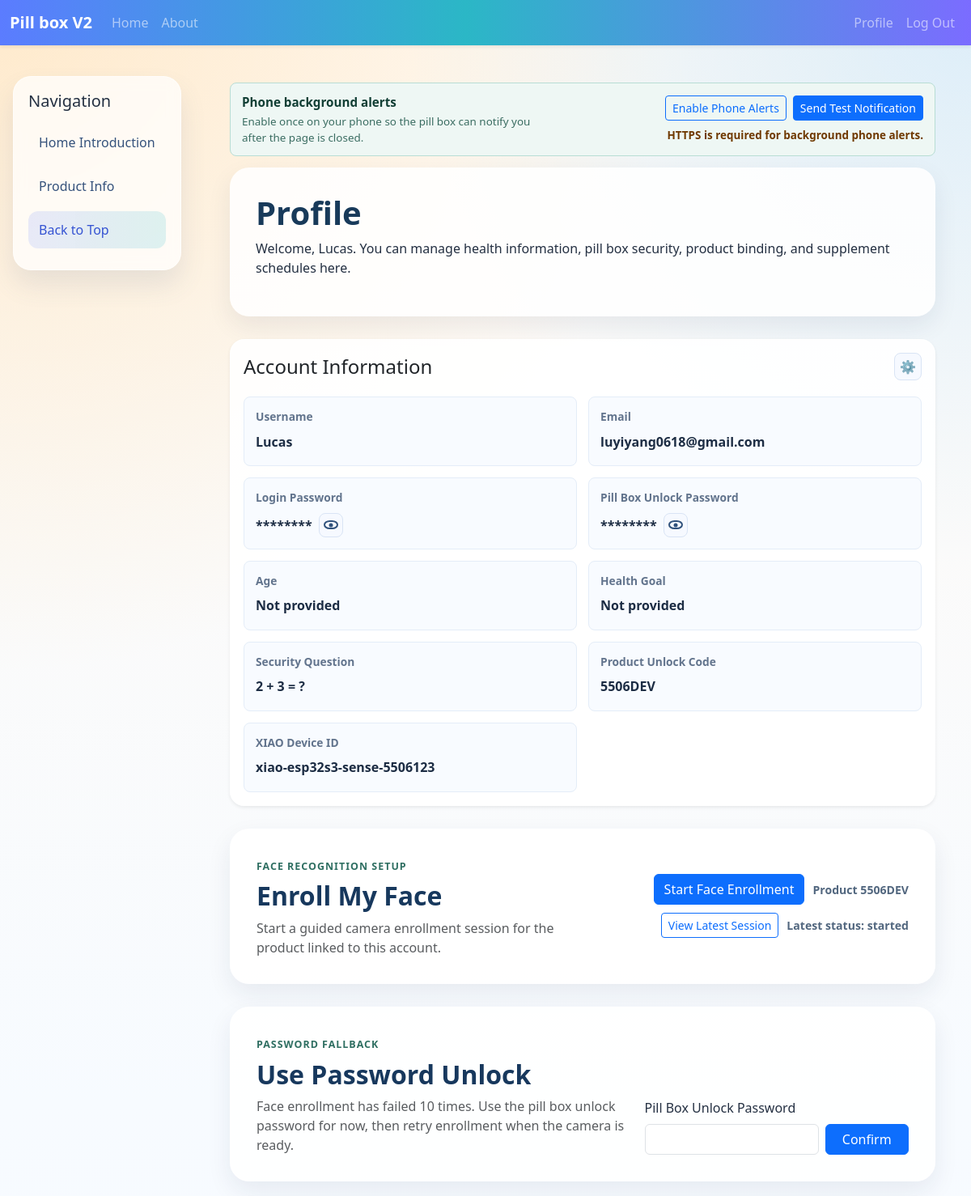
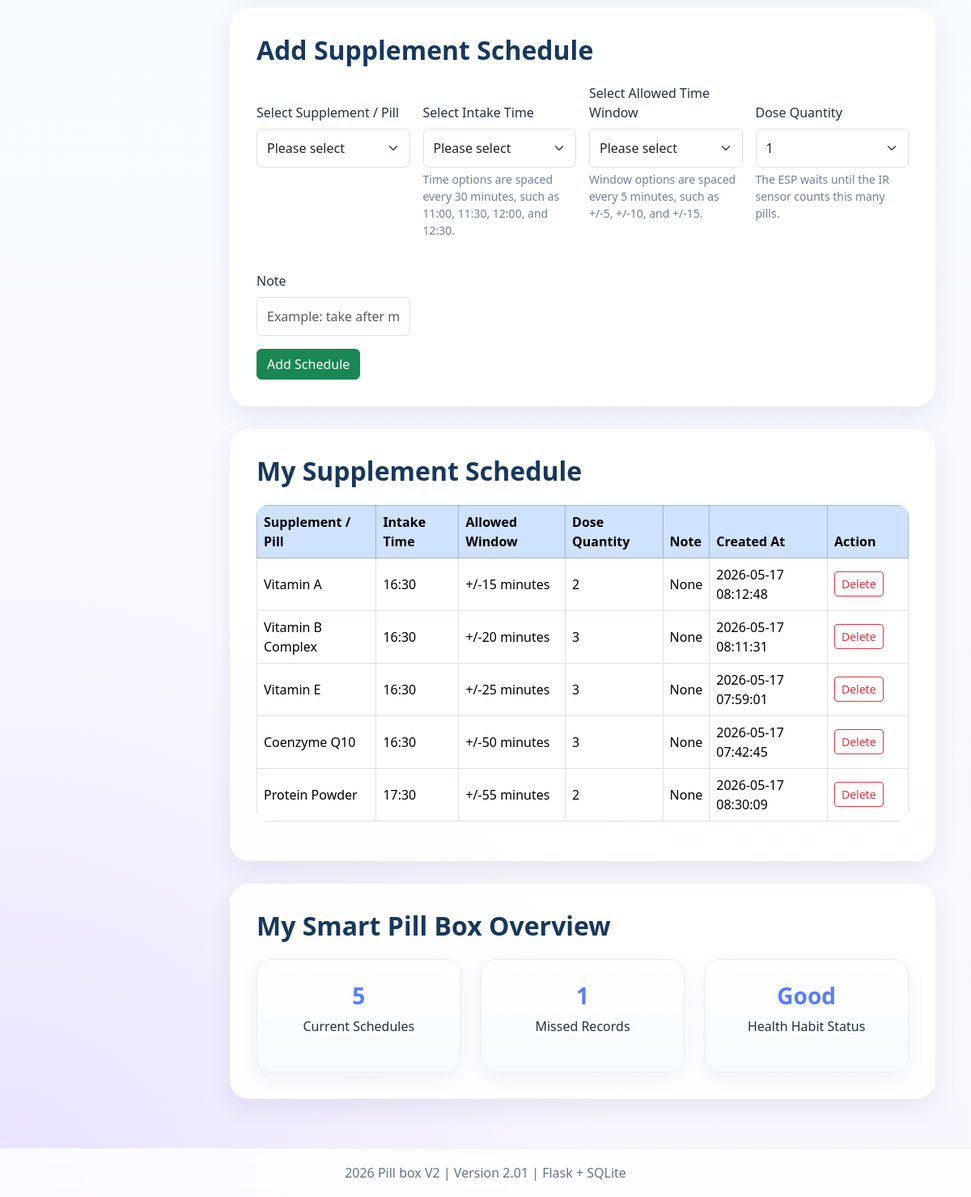
The page /profile (signed in) on the database its author committed (2 pictures, top to bottom).
### tables this page shows
CREATE TABLE user (
            id INTEGER PRIMARY KEY AUTOINCREMENT,
            username TEXT UNIQUE NOT NULL,
            email TEXT UNIQUE NOT NULL,
            password_hash TEXT NOT NULL,
            age INTEGER,
            health_goal TEXT
        , face_failed_attempts INTEGER NOT NULL DEFAULT 0, unlock_required INTEGER NOT NULL DEFAULT 0, last_face_failure_at TEXT, last_unlock_at TEXT, unlock_password_hash TEXT, security_question TEXT, security_answer_hash TEXT, product_code TEXT, device_id TEXT);

CREATE TABLE face_enrollment_session (
            id INTEGER PRIMARY KEY AUTOINCREMENT,
            user_id INTEGER NOT NULL,
            product_code TEXT NOT NULL,
            status TEXT NOT NULL DEFAULT 'pending',
            person_name TEXT NOT NULL,
            requested_samples INTEGER NOT NULL DEFAULT 3,
            captured_samples INTEGER NOT NULL DEFAULT 0,
            message TEXT,
            device_id TEXT,
            photo_mime TEXT,
            photo_data BLOB,
            created_at TEXT NOT NULL,
            updated_at TEXT NOT NULL,
            expires_at TEXT NOT NULL,
            completed_at TEXT,
            FOREIGN KEY (user_id) REFERENCES user(id)
        );

CREATE TABLE supplement_schedule (
            id INTEGER PRIMARY KEY AUTOINCREMENT,
            user_id INTEGER NOT NULL,
            supplement_name TEXT NOT NULL,
            take_time TEXT NOT NULL,
            time_window INTEGER NOT NULL,
            note TEXT,
            created_at TIMESTAMP DEFAULT CURRENT_TIMESTAMP, target_quantity INTEGER NOT NULL DEFAULT 1,
            FOREIGN KEY (user_id) REFERENCES user(id)
        );

### Pill_box_V2_01_English/Pill_box_V2_01_English/app.py (the view, shortened to what this page needs)
@app.route("/profile", methods=["GET", "POST"])
@login_required
def profile():
    schedules = get_user_schedules(current_user.id)
    missed_reminder_count = get_missed_reminder_count(current_user.id)
    latest_face_enrollment = get_latest_face_enrollment_for_user(current_user.id)
    face_enrollment_gate = get_face_enrollment_gate(current_user.id)
    return render_template(
        "profile.html",
        supplement_options=SUPPLEMENT_OPTIONS,
        time_options=TIME_OPTIONS,
        window_options=WINDOW_OPTIONS,
        dose_quantity_options=DOSE_QUANTITY_OPTIONS,
        schedules=schedules,
        missed_reminder_count=missed_reminder_count,
        security_questions=get_security_questions(),
        security_question_text=SECURITY_QUESTION_LABELS.get(current_user.security_question),
        product_code_example=PRODUCT_CODE_EXAMPLE,
        default_product_code=DEFAULT_PRODUCT_CODE,
        default_device_id=DEFAULT_DEVICE_ID,
        universal_test_product_code=UNIVERSAL_TEST_PRODUCT_CODE,
        latest_face_enrollment=serialize_face_enrollment_session(latest_face_enrollment) if latest_face_enrollment else None,
        face_enrollment_gate=face_enrollment_gate,
    )

### Pill_box_V2_01_English/Pill_box_V2_01_English/templates/profile.html (shortened to what this page needs)
{% extends "base.html" %}
{% block content %}
<section class="page-header">
    <h1>Profile</h1>
    <p>Welcome, {{ current_user.username }}. You can manage health information, pill box security, product binding, and supplement schedules here.</p>
</section>
<section class="account-panel card shadow-sm">
    <div class="card-body">
        <div class="account-panel-header">
            <h4 class="card-title mb-0">Account Information</h4>
            <button type="button" class="icon-button" data-profile-edit-toggle aria-label="Edit account information" title="Edit account information">&#9881;</button>
        </div>
        <div class="account-info-grid" data-profile-summary>
            <div class="account-info-item">
                <span class="account-info-label">Username</span>
                <span class="account-info-value">{{ current_user.username }}</span>
            </div>
            <div class="account-info-item">
                <span class="account-info-label">Email</span>
                <span class="account-info-value">{{ current_user.email }}</span>
            </div>
            <div class="account-info-item">
                <span class="account-info-label">Login Password</span>
                <span class="password-line">
                    <span class="password-secret" data-password-mask="********" data-password-message="Password is saved securely. Use the gear to set a new one.">********</span>
                    <button type="button" class="icon-button eye-button" data-password-reveal aria-label="Show login password status" title="Show password status">
                        <span class="eye-icon" aria-hidden="true"></span>
                    </button>
                </span>
            </div>
            <div class="account-info-item">
                <span class="account-info-label">Pill Box Unlock Password</span>
                <span class="password-line">
                    <span class="password-secret" data-password-mask="********" data-password-message="Pill box unlock password is saved securely. Use the gear to set a new one.">********</span>
                    <button type="button" class="icon-button eye-button" data-password-reveal aria-label="Show pill box unlock password status" title="Show password status">
                        <span class="eye-icon" aria-hidden="true"></span>
                    </button>
                </span>
            </div>
            <div class="account-info-item">
                <span class="account-info-label">Age</span>
                <span class="account-info-value">{{ current_user.age or "Not provided" }}</span>
            </div>
            <div class="account-info-item">
                <span class="account-info-label">Health Goal</span>
                <span class="account-info-value">{{ current_user.health_goal or "Not provided" }}</span>
            </div>
            <div class="account-info-item">
                <span class="account-info-label">Security Question</span>
                <span class="account-info-value">{{ security_question_text or "Not set" }}</span>
            </div>
            <div class="account-info-item">
                <span class="account-info-label">Product Unlock Code</span>
                <span class="account-info-value">{{ current_user.product_code or "Not linked" }}</span>
            </div>
            <div class="account-info-item">
                <span class="account-info-label">XIAO Device ID</span>
                <span class="account-info-value">{{ current_user.device_id or "Not linked" }}</span>
            </div>
        </div>
    </div>
</section>
<section class="section-block face-enrollment-panel">
    <div class="face-enrollment-panel-copy">
        <span class="section-kicker">Face Recognition Setup</span>
        <h2 class="section-title mb-2">Enroll My Face</h2>
        <p class="text-muted mb-0">Start a guided camera enrollment session for the product linked to this account.</p>
    </div>
    <div class="face-enrollment-actions">
        {% if current_user.product_code %}
            <form method="post" action="{{ url_for('start_face_enrollment') }}" target="_blank">
                <button type="submit" class="btn btn-primary">Start Face Enrollment</button>
            </form>
            <span class="face-enrollment-product">Product {{ current_user.product_code }}</span>
        {% else %}
            <button type="button" class="btn btn-outline-secondary" disabled>Start Face Enrollment</button>
            <span class="face-enrollment-product">Link product code {{ default_product_code }} first.</span>
        {% endif %}
        {% if latest_face_enrollment %}
            <a class="btn btn-outline-primary btn-sm" href="{{ url_for('face_enrollment_page', session_id=latest_face_enrollment.id) }}" target="_blank">View Latest Session</a>
            <span class="face-enrollment-product">Latest status: {{ latest_face_enrollment.status }}</span>
        {% endif %}
    </div>
</section>
{% if current_user.product_code and not face_enrollment_gate.has_completed %}
<section id="face-enrollment-password" class="section-block mt-4">
    <div class="row g-3 align-items-end">
        <div class="col-lg-7">
            <span class="section-kicker">Password Fallback</span>
            <h2 class="section-title mb-2">Use Password Unlock</h2>
            {% if face_enrollment_gate.password_fallback_required %}
                <p class="text-muted mb-0">Face enrollment has failed {{ face_enrollment_gate.failed_attempts }} times. Use the pill box unlock password for now, then retry enrollment when the camera is ready.</p>
            {% else %}
                <p class="text-muted mb-0">Face enrollment is not complete. If a reminder is due before enrollment succeeds, the pill box will ask for password unlock.</p>
            {% endif %}
        </div>
        <div class="col-lg-5">
            <form method="post" class="row g-2">
                <div class="col-sm-8">
                    <label class="form-label">Pill Box Unlock Password</label>
                    <input type="password" name="unlock_password" class="form-control" autocomplete="current-password" required>
                </div>
                <div class="col-sm-4 d-flex align-items-end">
                    <button type="submit" class="btn btn-primary w-100">Confirm</button>
                </div>
            </form>
        </div>
    </div>
</section>
{% endif %}
<section id="features" class="section-block mt-4">
    <h2 class="section-title">Add Supplement Schedule</h2>
    <form method="post" class="row g-3 align-items-start schedule-form">
        <div class="col-md-3 schedule-field">
            <label class="form-label">Select Supplement / Pill</label>
            <select name="supplement_name" class="form-select" required>
                <option value="">Please select</option>
            </select>
        </div>
        <div class="col-md-3 schedule-field">
            <label class="form-label">Select Intake Time</label>
            <select name="take_time" class="form-select" required>
                <option value="">Please select</option>
            </select>
            <div class="form-text">Time options are spaced every 30 minutes, such as 11:00, 11:30, 12:00, and 12:30.</div>
        </div>
        <div class="col-md-3 schedule-field">
            <label class="form-label">Select Allowed Time Window</label>
            <select name="time_window" class="form-select" required>
                <option value="">Please select</option>
            </select>
            <div class="form-text">Window options are spaced every 5 minutes, such as +/-5, +/-10, and +/-15.</div>
        </div>
        <div class="col-md-3 schedule-field">
            <label class="form-label">Dose Quantity</label>
            <select name="target_quantity" class="form-select" required>
                {% for item in dose_quantity_options %}
                    <option value="{{ item }}">{{ item }}</option>
                {% endfor %}
            </select>
            <div class="form-text">The ESP waits until the IR sensor counts this many pills.</div>
        </div>
        <div class="col-md-3 schedule-field">
            <label class="form-label">Note</label>
            <input type="text" name="note" class="form-control" placeholder="Example: take after meals">
        </div>
        <div class="col-12">
            <button type="submit" class="btn btn-success">Add Schedule</button>
        </div>
    </form>
</section>
<section id="usage" class="section-block bg-soft">
    <h2 class="section-title">My Supplement Schedule</h2>
    {% if schedules %}
        <div class="table-responsive">
            <table class="table table-bordered table-hover align-middle bg-white">
                <thead class="table-primary">
                    <tr>
                        <th>Supplement / Pill</th>
                        <th>Intake Time</th>
                        <th>Allowed Window</th>
                        <th>Dose Quantity</th>
                        <th>Note</th>
                        <th>Created At</th>
                        <th style="width: 100px;">Action</th>
                    </tr>
                </thead>
                <tbody>
                    {% for item in schedules %}
                        <tr>
                            <td>{{ item.supplement_name }}</td>
                            <td>{{ item.take_time }}</td>
                            <td>+/-{{ item.time_window }} minutes</td>
                            <td>{{ item.target_quantity }}</td>
                            <td>{{ item.note or "None" }}</td>
                            <td>{{ item.created_at }}</td>
                            <td>
                                <form method="post" action="{{ url_for('delete_schedule', schedule_id=item.id) }}" onsubmit="return confirm('Are you sure you want to delete this schedule?');" style="display:inline;">
                                    <button type="submit" class="btn btn-sm btn-outline-danger">Delete</button>
                                </form>
                            </td>
                        </tr>
                    {% endfor %}
                </tbody>
            </table>
        </div>
    {% else %}
        <p class="text-muted mb-0">You have not added any supplement schedules yet.</p>
    {% endif %}
</section>
<section class="section-block">
    <h2 class="section-title">My Smart Pill Box Overview</h2>
    <div class="row g-4">
        <div class="col-md-4">
            <div class="stat-card">
                <h3>{{ schedules|length }}</h3>
                <p>Current Schedules</p>
            </div>
        </div>
        <div class="col-md-4">
            <div class="stat-card">
                <h3>{{ missed_reminder_count }}</h3>
                <p>Missed Records</p>
            </div>
        </div>
        <div class="col-md-4">
            <div class="stat-card">
                <h3>Good</h3>
                <p>Health Habit Status</p>
            </div>
        </div>
    </div>
</section>
{% endblock %}

### rows shown on the page
user: username "Lucas", email "luyiyang0618@gmail.com", product_code "5506DEV", device "xiao-esp32s3-sense-5506123"
face_enrollment_session: status "started"
supplement_schedule: supplement_name "Vitamin A", take_time "16:30", time_window "15", target_quantity "2", note "None", created_at "2026-05-17 08:12:48"
supplement_schedule: supplement_name "Vitamin B Complex", take_time "16:30", time_window "20", target_quantity "3", note "None", created_at "2026-05-17 08:11:31"
supplement_schedule: supplement_name "Vitamin E", take_time "16:30", time_window "25", target_quantity "3", note "None", created_at "2026-05-17 07:59:01"
supplement_schedule: supplement_name "Coenzyme Q10", take_time "16:30", time_window "50", target_quantity "3", note "None", created_at "2026-05-17 07:42:45"
supplement_schedule: supplement_name "Protein Powder", take_time "17:30", time_window "55", target_quantity "2", note "None", created_at "2026-05-17 08:30:09"

### other values the page prints
{{ project_name }} "Pill box V2"
{{ current_user.age or "Not provided" }} "Not provided"
{{ current_user.health_goal or "Not provided" }} "Not provided"
{{ security_question_text or "Not set" }} "2 + 3 = ?"
{{ face_enrollment_gate.failed_attempts }} "10"
{{ schedules|length }} "5"
{{ missed_reminder_count }} "1"
{{ project_version }} "2.01"
form field target_quantity "1"
